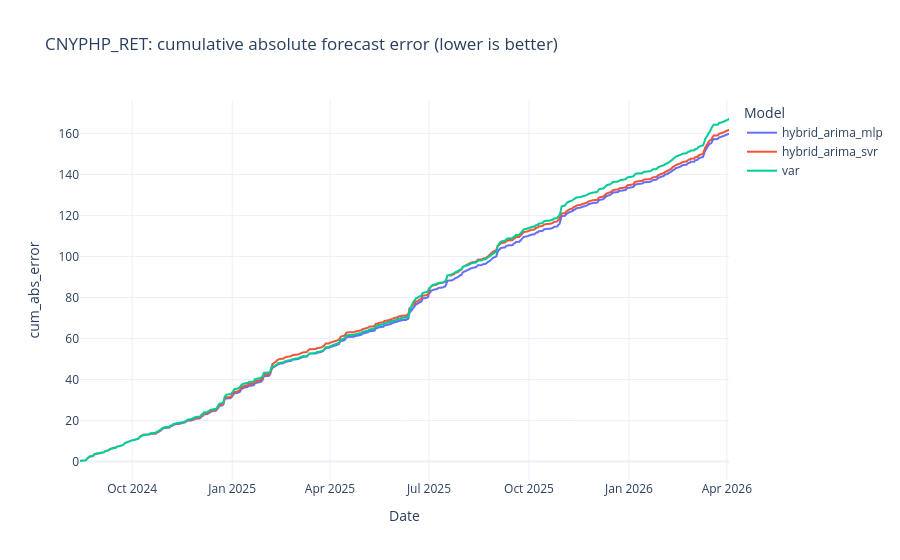
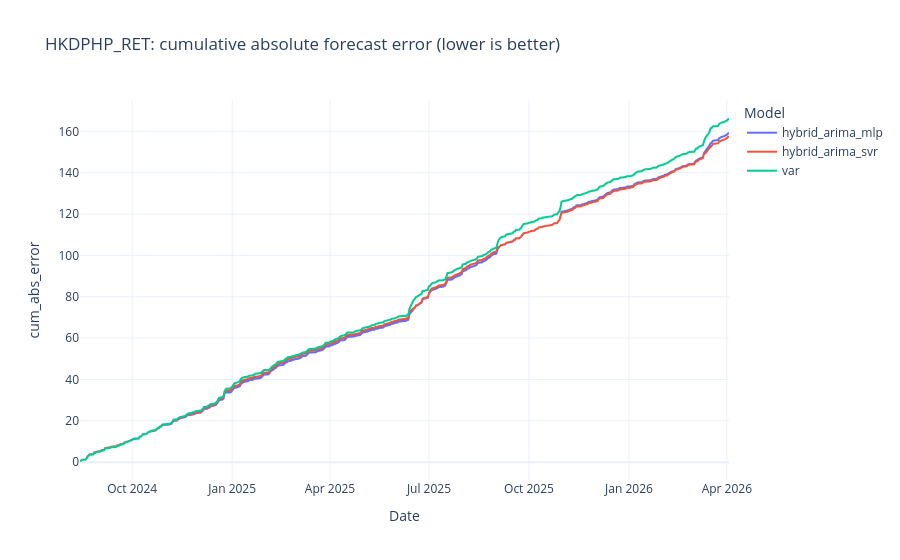
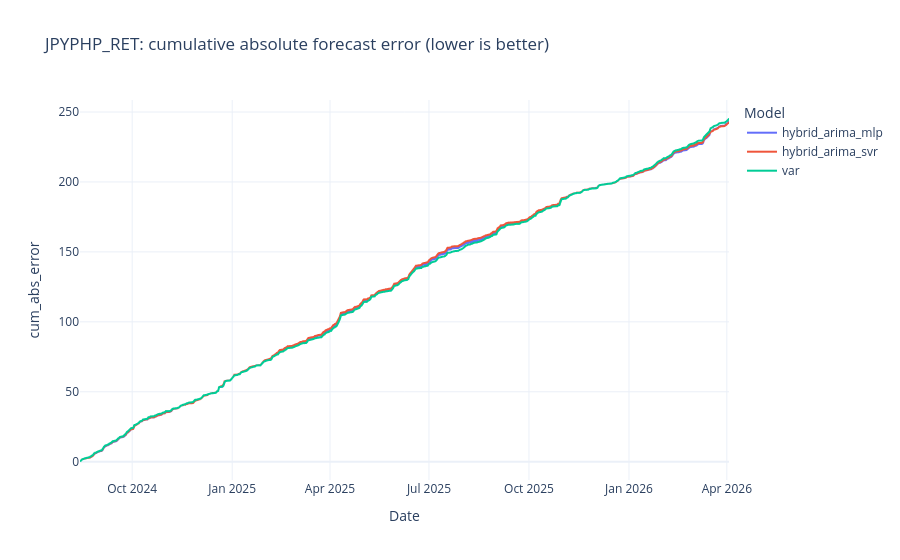
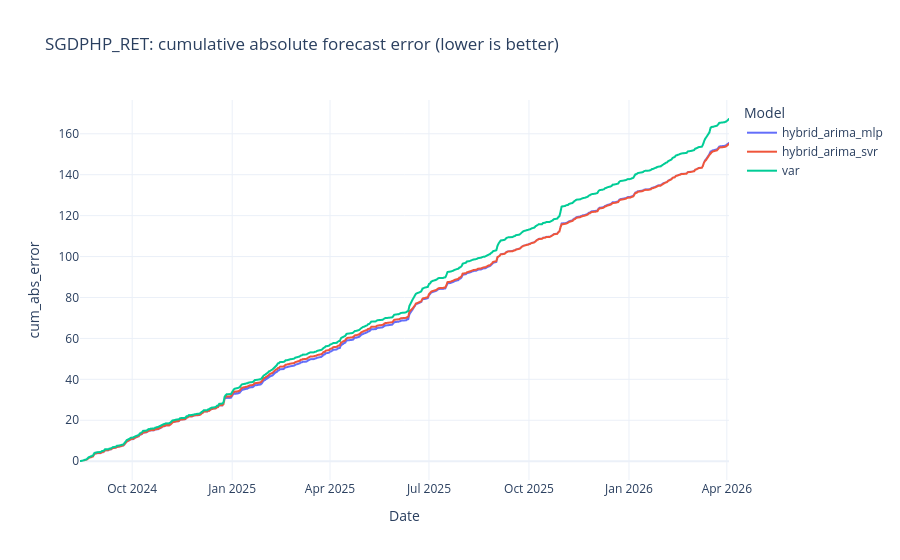

Source (notebook cell) for these figures, in order:
### Markdown cell above
#### Interpretation
The first plot compares forecast levels against realized series. Better models track turning points with smaller lag and reduced overshooting.

### Code cell
err = plot_df.copy()
err['abs_error'] = err['Error'].abs()
err['cum_abs_error'] = err.sort_values('Date').groupby(['Pair', 'Model'])['abs_error'].cumsum()

events = event_annotation_frame()
events['Date'] = pd.to_datetime(events['Date'])

for pair in sorted(err['Pair'].unique()):
    sub = err[err['Pair'] == pair]
    fig = make_subplots(specs=[[{"secondary_y": True}]])
    for m in top_models:
        msub = sub[sub['Model'] == m].sort_values('Date')
        fig.add_trace(go.Scatter(x=msub['Date'], y=msub['Forecast'], mode='lines', name=f'{m} forecast'), secondary_y=False)
    actual = sub[sub['Model'] == top_models[0]][['Date', 'Actual']].drop_duplicates().sort_values('Date')
    fig.add_trace(go.Scatter(x=actual['Date'], y=actual['Actual'], mode='lines', name='Actual', line=dict(color='black', width=2)), secondary_y=False)
    vol_proxy = sub.groupby('Date', as_index=False)['abs_error'].mean().sort_values('Date')
    fig.add_trace(go.Scatter(x=vol_proxy['Date'], y=vol_proxy['abs_error'], mode='lines', name='Realized abs error', line=dict(dash='dot', color='firebrick')), secondary_y=True)
    for _, ev in events.iterrows():
        fig.add_vline(x=ev['Date'], line_dash='dot', line_color='gray', opacity=0.35)
        fig.add_annotation(x=ev['Date'], y=1.02, yref='paper', text=ev['Event'], showarrow=False, font=dict(size=9), textangle=-90)
    fig.update_layout(
        template='plotly_white',
        title=f'{pair}: actual vs forecast with event markers',
        width=1300,
        height=550,
        xaxis=dict(rangeslider=dict(visible=True)),
        legend=dict(orientation='h')
    )
    fig.update_yaxes(title_text='Log-return (%)', secondary_y=False)
    fig.update_yaxes(title_text='Realized abs error', secondary_y=True)
    fig.show()

### Figure 1 — Plotly figure (JSON) as saved in the notebook; plotly's stock layout.template omitted (floating-point values rounded to 4 significant figures; data arrays with more than 128 entries replaced by an {"elided": "..."} marker saying what was removed)
{"data": [{"hovertemplate": "Model=hybrid_arima_mlp<br>Date=%{x}<br>cum_abs_error=%{y}<extra></extra>", "legendgroup": "hybrid_arima_mlp", "line": {"color": "#636efa", "dash": "solid"}, "marker": {"symbol": "circle"}, "mode": "lines", "name": "hybrid_arima_mlp", "showlegend": true, "type": "scattergl", "x": {"elided": "423 str values"}, "xaxis": "x", "y": {"elided": "423 float values"}, "yaxis": "y"}, {"hovertemplate": "Model=hybrid_arima_svr<br>Date=%{x}<br>cum_abs_error=%{y}<extra></extra>", "legendgroup": "hybrid_arima_svr", "line": {"color": "#EF553B", "dash": "solid"}, "marker": {"symbol": "circle"}, "mode": "lines", "name": "hybrid_arima_svr", "showlegend": true, "type": "scattergl", "x": {"elided": "423 str values"}, "xaxis": "x", "y": {"elided": "423 float values"}, "yaxis": "y"}, {"hovertemplate": "Model=var<br>Date=%{x}<br>cum_abs_error=%{y}<extra></extra>", "legendgroup": "var", "line": {"color": "#00cc96", "dash": "solid"}, "marker": {"symbol": "circle"}, "mode": "lines", "name": "var", "showlegend": true, "type": "scattergl", "x": {"elided": "423 str values"}, "xaxis": "x", "y": {"elided": "423 float values"}, "yaxis": "y"}], "layout": {"legend": {"title": {"text": "Model"}, "tracegroupgap": 0}, "title": {"text": "CNYPHP_RET: cumulative absolute forecast error (lower is better)"}, "xaxis": {"anchor": "y", "domain": [0, 1], "title": {"text": "Date"}}, "yaxis": {"anchor": "x", "domain": [0, 1], "title": {"text": "cum_abs_error"}}}}

### Figure 2 — Plotly figure (JSON) as saved in the notebook; plotly's stock layout.template omitted (floating-point values rounded to 4 significant figures; data arrays with more than 128 entries replaced by an {"elided": "..."} marker saying what was removed)
{"data": [{"hovertemplate": "Model=hybrid_arima_mlp<br>Date=%{x}<br>cum_abs_error=%{y}<extra></extra>", "legendgroup": "hybrid_arima_mlp", "line": {"color": "#636efa", "dash": "solid"}, "marker": {"symbol": "circle"}, "mode": "lines", "name": "hybrid_arima_mlp", "showlegend": true, "type": "scattergl", "x": {"elided": "423 str values"}, "xaxis": "x", "y": {"elided": "423 float values"}, "yaxis": "y"}, {"hovertemplate": "Model=hybrid_arima_svr<br>Date=%{x}<br>cum_abs_error=%{y}<extra></extra>", "legendgroup": "hybrid_arima_svr", "line": {"color": "#EF553B", "dash": "solid"}, "marker": {"symbol": "circle"}, "mode": "lines", "name": "hybrid_arima_svr", "showlegend": true, "type": "scattergl", "x": {"elided": "423 str values"}, "xaxis": "x", "y": {"elided": "423 float values"}, "yaxis": "y"}, {"hovertemplate": "Model=var<br>Date=%{x}<br>cum_abs_error=%{y}<extra></extra>", "legendgroup": "var", "line": {"color": "#00cc96", "dash": "solid"}, "marker": {"symbol": "circle"}, "mode": "lines", "name": "var", "showlegend": true, "type": "scattergl", "x": {"elided": "423 str values"}, "xaxis": "x", "y": {"elided": "423 float values"}, "yaxis": "y"}], "layout": {"legend": {"title": {"text": "Model"}, "tracegroupgap": 0}, "title": {"text": "HKDPHP_RET: cumulative absolute forecast error (lower is better)"}, "xaxis": {"anchor": "y", "domain": [0, 1], "title": {"text": "Date"}}, "yaxis": {"anchor": "x", "domain": [0, 1], "title": {"text": "cum_abs_error"}}}}

### Figure 3 — Plotly figure (JSON) as saved in the notebook; plotly's stock layout.template omitted (floating-point values rounded to 4 significant figures; data arrays with more than 128 entries replaced by an {"elided": "..."} marker saying what was removed)
{"data": [{"hovertemplate": "Model=hybrid_arima_mlp<br>Date=%{x}<br>cum_abs_error=%{y}<extra></extra>", "legendgroup": "hybrid_arima_mlp", "line": {"color": "#636efa", "dash": "solid"}, "marker": {"symbol": "circle"}, "mode": "lines", "name": "hybrid_arima_mlp", "showlegend": true, "type": "scattergl", "x": {"elided": "423 str values"}, "xaxis": "x", "y": {"elided": "423 float values"}, "yaxis": "y"}, {"hovertemplate": "Model=hybrid_arima_svr<br>Date=%{x}<br>cum_abs_error=%{y}<extra></extra>", "legendgroup": "hybrid_arima_svr", "line": {"color": "#EF553B", "dash": "solid"}, "marker": {"symbol": "circle"}, "mode": "lines", "name": "hybrid_arima_svr", "showlegend": true, "type": "scattergl", "x": {"elided": "423 str values"}, "xaxis": "x", "y": {"elided": "423 float values"}, "yaxis": "y"}, {"hovertemplate": "Model=var<br>Date=%{x}<br>cum_abs_error=%{y}<extra></extra>", "legendgroup": "var", "line": {"color": "#00cc96", "dash": "solid"}, "marker": {"symbol": "circle"}, "mode": "lines", "name": "var", "showlegend": true, "type": "scattergl", "x": {"elided": "423 str values"}, "xaxis": "x", "y": {"elided": "423 float values"}, "yaxis": "y"}], "layout": {"legend": {"title": {"text": "Model"}, "tracegroupgap": 0}, "title": {"text": "JPYPHP_RET: cumulative absolute forecast error (lower is better)"}, "xaxis": {"anchor": "y", "domain": [0, 1], "title": {"text": "Date"}}, "yaxis": {"anchor": "x", "domain": [0, 1], "title": {"text": "cum_abs_error"}}}}

### Figure 4 — Plotly figure (JSON) as saved in the notebook; plotly's stock layout.template omitted (floating-point values rounded to 4 significant figures; data arrays with more than 128 entries replaced by an {"elided": "..."} marker saying what was removed)
{"data": [{"hovertemplate": "Model=hybrid_arima_mlp<br>Date=%{x}<br>cum_abs_error=%{y}<extra></extra>", "legendgroup": "hybrid_arima_mlp", "line": {"color": "#636efa", "dash": "solid"}, "marker": {"symbol": "circle"}, "mode": "lines", "name": "hybrid_arima_mlp", "showlegend": true, "type": "scattergl", "x": {"elided": "423 str values"}, "xaxis": "x", "y": {"elided": "423 float values"}, "yaxis": "y"}, {"hovertemplate": "Model=hybrid_arima_svr<br>Date=%{x}<br>cum_abs_error=%{y}<extra></extra>", "legendgroup": "hybrid_arima_svr", "line": {"color": "#EF553B", "dash": "solid"}, "marker": {"symbol": "circle"}, "mode": "lines", "name": "hybrid_arima_svr", "showlegend": true, "type": "scattergl", "x": {"elided": "423 str values"}, "xaxis": "x", "y": {"elided": "423 float values"}, "yaxis": "y"}, {"hovertemplate": "Model=var<br>Date=%{x}<br>cum_abs_error=%{y}<extra></extra>", "legendgroup": "var", "line": {"color": "#00cc96", "dash": "solid"}, "marker": {"symbol": "circle"}, "mode": "lines", "name": "var", "showlegend": true, "type": "scattergl", "x": {"elided": "423 str values"}, "xaxis": "x", "y": {"elided": "423 float values"}, "yaxis": "y"}], "layout": {"legend": {"title": {"text": "Model"}, "tracegroupgap": 0}, "title": {"text": "SGDPHP_RET: cumulative absolute forecast error (lower is better)"}, "xaxis": {"anchor": "y", "domain": [0, 1], "title": {"text": "Date"}}, "yaxis": {"anchor": "x", "domain": [0, 1], "title": {"text": "cum_abs_error"}}}}
